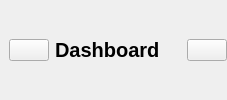
       <widget class="QWidget" name="headerFrame_3" native="true">
        <layout class="QHBoxLayout" name="horizontalLayout_32">
         <property name="spacing">
          <number>0</number>
         </property>
         <property name="leftMargin">
          <number>0</number>
         </property>
         <property name="topMargin">
          <number>0</number>
         </property>
         <property name="rightMargin">
          <number>0</number>
         </property>
         <property name="bottomMargin">
          <number>0</number>
         </property>
         <item alignment="Qt::AlignLeft">
          <widget class="QWidget" name="widget_11" native="true">
           <layout class="QHBoxLayout" name="horizontalLayout_33">
            <item>
             <widget class="QPushButton" name="menuBtn_3">
              <property name="text">
               <string/>
              </property>
              <property name="icon">
               <iconset resource="resources.qrc">
                <normaloff>:/whiteIcons/assets/icons/white/menu.svg</normaloff>:/whiteIcons/assets/icons/white/menu.svg</iconset>
              </property>
              <property name="iconSize">
               <size>
                <width>24</width>
                <height>24</height>
               </size>
              </property>
             </widget>
            </item>
            <item>
             <widget class="QLabel" name="appHeader_3">
              <property name="font">
               <font>
                <pointsize>15</pointsize>
                <bold>true</bold>
               </font>
              </property>
              <property name="text">
               <string>Dashboard</string>
              </property>
             </widget>
            </item>
           </layout>
          </widget>
         </item>
         <item alignment="Qt::AlignHCenter">
          <widget class="QWidget" name="widget_12" native="true">
           <layout class="QHBoxLayout" name="horizontalLayout_34"/>
          </widget>
         </item>
         <item alignment="Qt::AlignRight">
          <widget class="QWidget" name="widget_13" native="true">
           <layout class="QHBoxLayout" name="horizontalLayout_35">
            <property name="spacing">
             <number>0</number>
            </property>
            <property name="leftMargin">
             <number>0</number>
            </property>
            <property name="topMargin">
             <number>0</number>
            </property>
            <property name="rightMargin">
             <number>0</number>
            </property>
            <property name="bottomMargin">
             <number>0</number>
            </property>
            <item>
             <widget class="QPushButton" name="accountBtn">
              <property name="text">
               <string/>
              </property>
              <property name="icon">
               <iconset resource="resources.qrc">
                <normaloff>:/whiteIcons/assets/icons/white/user.svg</normaloff>:/whiteIcons/assets/icons/white/user.svg</iconset>
              </property>
              <property name="iconSize">
               <size>
                <width>32</width>
                <height>32</height>
               </size>
              </property>
             </widget>
            </item>
           </layout>
          </widget>
         </item>
        </layout>
       </widget>
